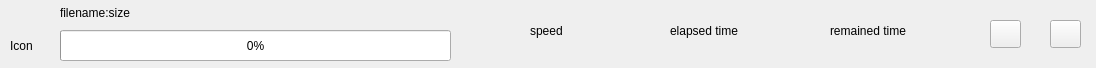
<?xml version="1.0" encoding="UTF-8"?>
<ui version="4.0">
 <class>TaskItemWidget</class>
 <widget class="QWidget" name="TaskItemWidget">
  <property name="geometry">
   <rect>
    <x>0</x>
    <y>0</y>
    <width>1096</width>
    <height>68</height>
   </rect>
  </property>
  <property name="windowTitle">
   <string>Form</string>
  </property>
  <widget class="QProgressBar" name="progressBar">
   <property name="geometry">
    <rect>
     <x>60</x>
     <y>30</y>
     <width>391</width>
     <height>31</height>
    </rect>
   </property>
   <property name="value">
    <number>0</number>
   </property>
   <property name="invertedAppearance">
    <bool>false</bool>
   </property>
  </widget>
  <widget class="QLabel" name="filenameLabel">
   <property name="geometry">
    <rect>
     <x>60</x>
     <y>5</y>
     <width>440</width>
     <height>16</height>
    </rect>
   </property>
   <property name="text">
    <string>filename:size</string>
   </property>
  </widget>
  <widget class="QLabel" name="iconLabel">
   <property name="geometry">
    <rect>
     <x>10</x>
     <y>30</y>
     <width>31</width>
     <height>31</height>
    </rect>
   </property>
   <property name="text">
    <string>Icon</string>
   </property>
  </widget>
  <widget class="QLabel" name="elapsedTimelabel">
   <property name="geometry">
    <rect>
     <x>670</x>
     <y>20</y>
     <width>121</width>
     <height>21</height>
    </rect>
   </property>
   <property name="text">
    <string>elapsed time</string>
   </property>
  </widget>
  <widget class="QLabel" name="remainTimeLabel">
   <property name="geometry">
    <rect>
     <x>830</x>
     <y>20</y>
     <width>121</width>
     <height>21</height>
    </rect>
   </property>
   <property name="text">
    <string>remained time</string>
   </property>
  </widget>
  <widget class="QPushButton" name="pauseBtn">
   <property name="geometry">
    <rect>
     <x>990</x>
     <y>20</y>
     <width>31</width>
     <height>28</height>
    </rect>
   </property>
   <property name="text">
    <string/>
   </property>
  </widget>
  <widget class="QPushButton" name="stopBtn">
   <property name="geometry">
    <rect>
     <x>1050</x>
     <y>20</y>
     <width>31</width>
     <height>28</height>
    </rect>
   </property>
   <property name="text">
    <string/>
   </property>
  </widget>
  <widget class="QLabel" name="speedLabel">
   <property name="geometry">
    <rect>
     <x>530</x>
     <y>20</y>
     <width>141</width>
     <height>21</height>
    </rect>
   </property>
   <property name="text">
    <string>speed</string>
   </property>
  </widget>
 </widget>
 <resources/>
 <connections>
  <connection>
   <sender>pauseBtn</sender>
   <signal>clicked()</signal>
   <receiver>TaskItemWidget</receiver>
   <slot>toggleSlot()</slot>
   <hints>
    <hint type="sourcelabel">
     <x>637</x>
     <y>43</y>
    </hint>
    <hint type="destinationlabel">
     <x>631</x>
     <y>20</y>
    </hint>
   </hints>
  </connection>
  <connection>
   <sender>stopBtn</sender>
   <signal>clicked()</signal>
   <receiver>TaskItemWidget</receiver>
   <slot>stopSlot()</slot>
   <hints>
    <hint type="sourcelabel">
     <x>689</x>
     <y>46</y>
    </hint>
    <hint type="destinationlabel">
     <x>693</x>
     <y>20</y>
    </hint>
   </hints>
  </connection>
 </connections>
 <slots>
  <slot>toggleSlot()</slot>
  <slot>stopSlot()</slot>
 </slots>
</ui>
